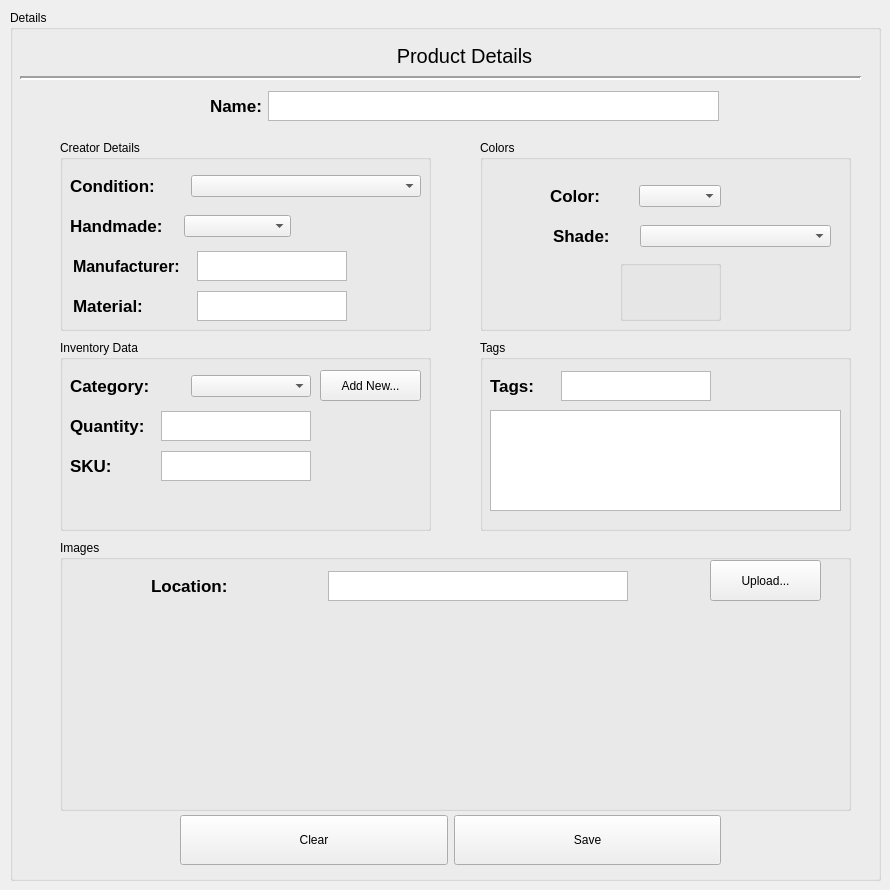
           <widget class="QWidget" name="details_tab">
            <attribute name="title">
             <string>Stock Details</string>
            </attribute>
            <widget class="QGroupBox" name="details_group_box">
             <property name="geometry">
              <rect>
               <x>10</x>
               <y>10</y>
               <width>871</width>
               <height>871</height>
              </rect>
             </property>
             <property name="title">
              <string>Details</string>
             </property>
             <widget class="QLabel" name="product_details_label">
              <property name="geometry">
               <rect>
                <x>200</x>
                <y>20</y>
                <width>509</width>
                <height>51</height>
               </rect>
              </property>
              <property name="font">
               <font>
                <pointsize>15</pointsize>
               </font>
              </property>
              <property name="text">
               <string>Product Details</string>
              </property>
              <property name="alignment">
               <set>Qt::AlignCenter</set>
              </property>
             </widget>
             <widget class="QWidget" name="layoutWidget">
              <property name="geometry">
               <rect>
                <x>200</x>
                <y>80</y>
                <width>509</width>
                <height>32</height>
               </rect>
              </property>
              <layout class="QHBoxLayout" name="name_hor_layout">
               <item>
                <widget class="QLabel" name="name_label">
                 <property name="maximumSize">
                  <size>
                   <width>130</width>
                   <height>30</height>
                  </size>
                 </property>
                 <property name="font">
                  <font>
                   <pointsize>13</pointsize>
                   <weight>75</weight>
                   <bold>true</bold>
                  </font>
                 </property>
                 <property name="text">
                  <string>Name:</string>
                 </property>
                 <property name="indent">
                  <number>-1</number>
                 </property>
                </widget>
               </item>
               <item>
                <widget class="QPlainTextEdit" name="name_pt_edit">
                 <property name="maximumSize">
                  <size>
                   <width>16777215</width>
                   <height>30</height>
                  </size>
                 </property>
                 <property name="plainText">
                  <string/>
                 </property>
                 <property name="backgroundVisible">
                  <bool>false</bool>
                 </property>
                </widget>
               </item>
              </layout>
             </widget>
             <widget class="QWidget" name="horizontalLayoutWidget_7">
              <property name="geometry">
               <rect>
                <x>170</x>
                <y>800</y>
                <width>541</width>
                <height>61</height>
               </rect>
              </property>
              <layout class="QHBoxLayout" name="detail_button_hor_layout">
               <item>
                <widget class="QPushButton" name="detail_clear_button">
                 <property name="minimumSize">
                  <size>
                   <width>0</width>
                   <height>50</height>
                  </size>
                 </property>
                 <property name="text">
                  <string>Clear</string>
                 </property>
                </widget>
               </item>
               <item>
                <widget class="QPushButton" name="detail_save_button">
                 <property name="minimumSize">
                  <size>
                   <width>0</width>
                   <height>50</height>
                  </size>
                 </property>
                 <property name="text">
                  <string>Save</string>
                 </property>
                </widget>
               </item>
              </layout>
             </widget>
             <widget class="QGroupBox" name="images_group_box">
              <property name="geometry">
               <rect>
                <x>50</x>
                <y>530</y>
                <width>791</width>
                <height>271</height>
               </rect>
              </property>
              <property name="title">
               <string>Images</string>
              </property>
              <widget class="QWidget" name="layoutWidget_16">
               <property name="geometry">
                <rect>
                 <x>40</x>
                 <y>30</y>
                 <width>581</width>
                 <height>32</height>
                </rect>
               </property>
               <layout class="QHBoxLayout" name="img_loc_hor_layout">
                <item>
                 <widget class="QLabel" name="img_loc_hor_layout_2">
                  <property name="maximumSize">
                   <size>
                    <width>120</width>
                    <height>30</height>
                   </size>
                  </property>
                  <property name="font">
                   <font>
                    <pointsize>13</pointsize>
                    <weight>75</weight>
                    <bold>true</bold>
                   </font>
                  </property>
                  <property name="text">
                   <string>Location:</string>
                  </property>
                 </widget>
                </item>
                <item>
                 <widget class="QPlainTextEdit" name="img_loc_pt_edit">
                  <property name="maximumSize">
                   <size>
                    <width>300</width>
                    <height>30</height>
                   </size>
                  </property>
                  <property name="plainText">
                   <string/>
                  </property>
                  <property name="backgroundVisible">
                   <bool>false</bool>
                  </property>
                 </widget>
                </item>
               </layout>
              </widget>
              <widget class="QLabel" name="image_label">
               <property name="geometry">
                <rect>
                 <x>220</x>
                 <y>70</y>
                 <width>361</width>
                 <height>191</height>
                </rect>
               </property>
               <property name="text">
                <string>&lt;html&gt;&lt;head/&gt;&lt;body&gt;&lt;p&gt;&lt;img src=&quot;:/resize/resized.png&quot;/&gt;&lt;/p&gt;&lt;/body&gt;&lt;/html&gt;</string>
               </property>
              </widget>
              <widget class="QPushButton" name="upload_button">
               <property name="geometry">
                <rect>
                 <x>650</x>
                 <y>20</y>
                 <width>111</width>
                 <height>41</height>
                </rect>
               </property>
               <property name="text">
                <string>Upload...</string>
               </property>
              </widget>
             </widget>
             <widget class="Line" name="details_line">
              <property name="geometry">
               <rect>
                <x>10</x>
                <y>60</y>
                <width>841</width>
                <height>16</height>
               </rect>
              </property>
              <property name="lineWidth">
               <number>2</number>
              </property>
              <property name="orientation">
               <enum>Qt::Horizontal</enum>
              </property>
             </widget>
             <widget class="QGroupBox" name="tags_group_box">
              <property name="geometry">
               <rect>
                <x>470</x>
                <y>330</y>
                <width>371</width>
                <height>191</height>
               </rect>
              </property>
              <property name="title">
               <string>Tags</string>
              </property>
              <widget class="QListWidget" name="tag_list_widget">
               <property name="geometry">
                <rect>
                 <x>10</x>
                 <y>70</y>
                 <width>351</width>
                 <height>101</height>
                </rect>
               </property>
              </widget>
              <widget class="QWidget" name="layoutWidget_20">
               <property name="geometry">
                <rect>
                 <x>10</x>
                 <y>30</y>
                 <width>221</width>
                 <height>32</height>
                </rect>
               </property>
               <layout class="QHBoxLayout" name="cond_hor_layout_2">
                <item>
                 <widget class="QLabel" name="tag_label">
                  <property name="maximumSize">
                   <size>
                    <width>115</width>
                    <height>30</height>
                   </size>
                  </property>
                  <property name="font">
                   <font>
                    <pointsize>13</pointsize>
                    <weight>75</weight>
                    <bold>true</bold>
                   </font>
                  </property>
                  <property name="text">
                   <string>Tags:</string>
                  </property>
                 </widget>
                </item>
                <item>
                 <widget class="QPlainTextEdit" name="tag_pt_edit">
                  <property name="maximumSize">
                   <size>
                    <width>150</width>
                    <height>30</height>
                   </size>
                  </property>
                  <property name="plainText">
                   <string/>
                  </property>
                  <property name="backgroundVisible">
                   <bool>false</bool>
                  </property>
                 </widget>
                </item>
               </layout>
              </widget>
             </widget>
             <widget class="QGroupBox" name="colors_group_box">
              <property name="geometry">
               <rect>
                <x>470</x>
                <y>130</y>
                <width>371</width>
                <height>191</height>
               </rect>
              </property>
              <property name="title">
               <string>Colors</string>
              </property>
              <widget class="QGroupBox" name="color_display">
               <property name="geometry">
                <rect>
                 <x>140</x>
                 <y>120</y>
                 <width>101</width>
                 <height>61</height>
                </rect>
               </property>
               <property name="title">
                <string/>
               </property>
              </widget>
              <widget class="QWidget" name="layoutWidget_21">
               <property name="geometry">
                <rect>
                 <x>70</x>
                 <y>80</y>
                 <width>121</width>
                 <height>32</height>
                </rect>
               </property>
               <layout class="QHBoxLayout" name="color_hor_layout_3">
                <item>
                 <widget class="QLabel" name="shade_label">
                  <property name="maximumSize">
                   <size>
                    <width>115</width>
                    <height>30</height>
                   </size>
                  </property>
                  <property name="font">
                   <font>
                    <pointsize>13</pointsize>
                    <weight>75</weight>
                    <bold>true</bold>
                   </font>
                  </property>
                  <property name="text">
                   <string>Shade:</string>
                  </property>
                 </widget>
                </item>
               </layout>
              </widget>
              <widget class="QWidget" name="layoutWidget_10">
               <property name="geometry">
                <rect>
                 <x>70</x>
                 <y>40</y>
                 <width>171</width>
                 <height>32</height>
                </rect>
               </property>
               <layout class="QHBoxLayout" name="color_hor_layout">
                <item>
                 <widget class="QLabel" name="color_label">
                  <property name="maximumSize">
                   <size>
                    <width>115</width>
                    <height>30</height>
                   </size>
                  </property>
                  <property name="font">
                   <font>
                    <pointsize>13</pointsize>
                    <weight>75</weight>
                    <bold>true</bold>
                   </font>
                  </property>
                  <property name="text">
                   <string>Color:</string>
                  </property>
                 </widget>
                </item>
                <item>
                 <widget class="QComboBox" name="color_combo_box">
                  <property name="minimumSize">
                   <size>
                    <width>0</width>
                    <height>0</height>
                   </size>
                  </property>
                  <property name="iconSize">
                   <size>
                    <width>20</width>
                    <height>16</height>
                   </size>
                  </property>
                 </widget>
                </item>
               </layout>
              </widget>
              <widget class="QWidget" name="layoutWidget_22">
               <property name="geometry">
                <rect>
                 <x>160</x>
                 <y>80</y>
                 <width>191</width>
                 <height>32</height>
                </rect>
               </property>
               <layout class="QHBoxLayout" name="color_hor_layout_4">
                <item>
                 <widget class="QComboBox" name="shade_combo_box"/>
                </item>
               </layout>
              </widget>
             </widget>
             <widget class="QGroupBox" name="inventory_group_box">
              <property name="geometry">
               <rect>
                <x>50</x>
                <y>330</y>
                <width>371</width>
                <height>191</height>
               </rect>
              </property>
              <property name="title">
               <string>Inventory Data</string>
              </property>
              <widget class="QWidget" name="horizontalLayoutWidget_10">
               <property name="geometry">
                <rect>
                 <x>10</x>
                 <y>70</y>
                 <width>241</width>
                 <height>32</height>
                </rect>
               </property>
               <layout class="QHBoxLayout" name="quan_hor_layout">
                <item>
                 <widget class="QLabel" name="quantity_label">
                  <property name="maximumSize">
                   <size>
                    <width>115</width>
                    <height>30</height>
                   </size>
                  </property>
                  <property name="font">
                   <font>
                    <pointsize>13</pointsize>
                    <weight>75</weight>
                    <bold>true</bold>
                   </font>
                  </property>
                  <property name="text">
                   <string>Quantity:</string>
                  </property>
                  <property name="indent">
                   <number>-1</number>
                  </property>
                 </widget>
                </item>
                <item>
                 <widget class="QPlainTextEdit" name="quan_pt_edit">
                  <property name="maximumSize">
                   <size>
                    <width>150</width>
                    <height>30</height>
                   </size>
                  </property>
                  <property name="plainText">
                   <string/>
                  </property>
                  <property name="backgroundVisible">
                   <bool>false</bool>
                  </property>
                 </widget>
                </item>
               </layout>
              </widget>
              <widget class="QWidget" name="layoutWidget_15">
               <property name="geometry">
                <rect>
                 <x>10</x>
                 <y>30</y>
                 <width>241</width>
                 <height>32</height>
                </rect>
               </property>
               <layout class="QHBoxLayout" name="category_hor_layout">
                <item>
                 <widget class="QLabel" name="category_label">
                  <property name="maximumSize">
                   <size>
                    <width>115</width>
                    <height>30</height>
                   </size>
                  </property>
                  <property name="font">
                   <font>
                    <pointsize>13</pointsize>
                    <weight>75</weight>
                    <bold>true</bold>
                   </font>
                  </property>
                  <property name="text">
                   <string>Category:</string>
                  </property>
                 </widget>
                </item>
                <item>
                 <widget class="QComboBox" name="category_combo_box"/>
                </item>
               </layout>
              </widget>
              <widget class="QWidget" name="layoutWidget_14">
               <property name="geometry">
                <rect>
                 <x>10</x>
                 <y>110</y>
                 <width>241</width>
                 <height>32</height>
                </rect>
               </property>
               <layout class="QHBoxLayout" name="sku_hor_layout">
                <item>
                 <widget class="QLabel" name="sku_label">
                  <property name="maximumSize">
                   <size>
                    <width>115</width>
                    <height>30</height>
                   </size>
                  </property>
                  <property name="font">
                   <font>
                    <pointsize>13</pointsize>
                    <weight>75</weight>
                    <bold>true</bold>
                   </font>
                  </property>
                  <property name="text">
                   <string>SKU:</string>
                  </property>
                 </widget>
                </item>
                <item>
                 <widget class="QPlainTextEdit" name="sku_pt_edit">
                  <property name="maximumSize">
                   <size>
                    <width>150</width>
                    <height>30</height>
                   </size>
                  </property>
                  <property name="plainText">
                   <string/>
                  </property>
                  <property name="backgroundVisible">
                   <bool>false</bool>
                  </property>
                 </widget>
                </item>
               </layout>
              </widget>
              <widget class="QPushButton" name="new_button">
               <property name="geometry">
                <rect>
                 <x>260</x>
                 <y>30</y>
                 <width>101</width>
                 <height>31</height>
                </rect>
               </property>
               <property name="text">
                <string>Add New...</string>
               </property>
              </widget>
             </widget>
             <widget class="QGroupBox" name="creator_group_box">
              <property name="geometry">
               <rect>
                <x>50</x>
                <y>130</y>
                <width>371</width>
                <height>191</height>
               </rect>
              </property>
              <property name="title">
               <string>Creator Details</string>
              </property>
              <widget class="QWidget" name="layoutWidget">
               <property name="geometry">
                <rect>
                 <x>10</x>
                 <y>70</y>
                 <width>221</width>
                 <height>32</height>
                </rect>
               </property>
               <layout class="QHBoxLayout" name="handmade_hor_layout">
                <item>
                 <widget class="QLabel" name="handmade_label">
                  <property name="maximumSize">
                   <size>
                    <width>115</width>
                    <height>30</height>
                   </size>
                  </property>
                  <property name="font">
                   <font>
                    <pointsize>13</pointsize>
                    <weight>75</weight>
                    <bold>true</bold>
                   </font>
                  </property>
                  <property name="text">
                   <string>Handmade:</string>
                  </property>
                 </widget>
                </item>
                <item>
                 <widget class="QComboBox" name="handmade_combo_box"/>
                </item>
               </layout>
              </widget>
              <widget class="QWidget" name="layoutWidget_11">
               <property name="geometry">
                <rect>
                 <x>10</x>
                 <y>30</y>
                 <width>351</width>
                 <height>32</height>
                </rect>
               </property>
               <layout class="QHBoxLayout" name="cond_hor_layout">
                <item>
                 <widget class="QLabel" name="condition_label">
                  <property name="maximumSize">
                   <size>
                    <width>115</width>
                    <height>30</height>
                   </size>
                  </property>
                  <property name="font">
                   <font>
                    <pointsize>13</pointsize>
                    <weight>75</weight>
                    <bold>true</bold>
                   </font>
                  </property>
                  <property name="text">
                   <string>Condition:</string>
                  </property>
                 </widget>
                </item>
                <item>
                 <widget class="QComboBox" name="condition_combo_box"/>
                </item>
               </layout>
              </widget>
              <widget class="QWidget" name="layoutWidget_8">
               <property name="geometry">
                <rect>
                 <x>10</x>
                 <y>110</y>
                 <width>281</width>
                 <height>32</height>
                </rect>
               </property>
               <layout class="QHBoxLayout" name="manuf_hor_layout">
                <item>
                 <widget class="QLabel" name="manuf_label">
                  <property name="maximumSize">
                   <size>
                    <width>115</width>
                    <height>30</height>
                   </size>
                  </property>
                  <property name="font">
                   <font>
                    <pointsize>12</pointsize>
                    <weight>75</weight>
                    <bold>true</bold>
                   </font>
                  </property>
                  <property name="text">
                   <string>Manufacturer:</string>
                  </property>
                  <property name="indent">
                   <number>-1</number>
                  </property>
                 </widget>
                </item>
                <item>
                 <widget class="QPlainTextEdit" name="manuf_pt_edit">
                  <property name="maximumSize">
                   <size>
                    <width>150</width>
                    <height>30</height>
                   </size>
                  </property>
                  <property name="plainText">
                   <string/>
                  </property>
                  <property name="backgroundVisible">
                   <bool>false</bool>
                  </property>
                 </widget>
                </item>
               </layout>
              </widget>
              <widget class="QWidget" name="layoutWidget_12">
               <property name="geometry">
                <rect>
                 <x>10</x>
                 <y>150</y>
                 <width>281</width>
                 <height>32</height>
                </rect>
               </property>
               <layout class="QHBoxLayout" name="material_hor_layout">
                <item>
                 <widget class="QLabel" name="material_label">
                  <property name="maximumSize">
                   <size>
                    <width>115</width>
                    <height>30</height>
                   </size>
                  </property>
                  <property name="font">
                   <font>
                    <pointsize>13</pointsize>
                    <weight>75</weight>
                    <bold>true</bold>
                   </font>
                  </property>
                  <property name="text">
                   <string>Material:</string>
                  </property>
                 </widget>
                </item>
                <item>
                 <widget class="QPlainTextEdit" name="material_pt_edit">
                  <property name="maximumSize">
                   <size>
                    <width>150</width>
                    <height>30</height>
                   </size>
                  </property>
                  <property name="plainText">
                   <string/>
                  </property>
                  <property name="backgroundVisible">
                   <bool>false</bool>
                  </property>
                 </widget>
                </item>
               </layout>
              </widget>
             </widget>
            </widget>
           </widget>
